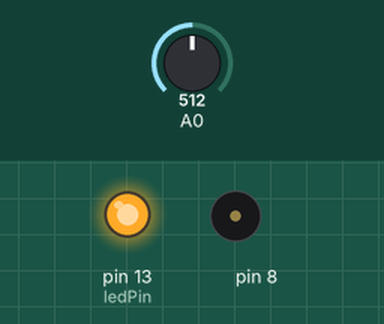
This sketch was run on a simulated Arduino Uno, built with avr-gcc and run on an emulated ATmega328P. On the bench: output pins drawn as LEDs (lit = HIGH), buzzer (waves = sounding). Inputs (shaded band) come from the test bench; at power-on: A0 = 512.

Above: at 0.1 s.
At 5.1 s:
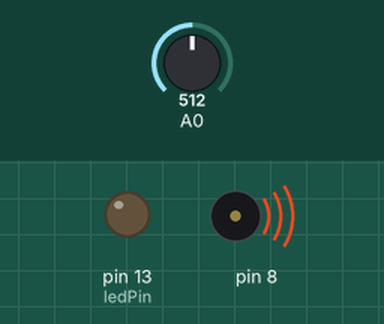
Timing chart, 0 to 6.6 s (numbered marks = the images above):
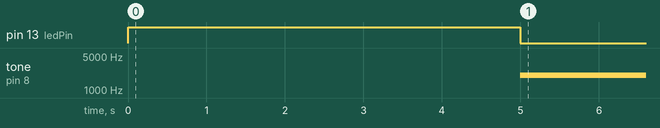

The sketch:

sensorLuzBuzzer.ino
```cpp
const int ledPin=13;
int sensorHigh=1023;
int sensorLow=0;
int sensorValue;
void setup() {
  // put your setup code here, to run once:
  pinMode(ledPin, OUTPUT);
  digitalWrite(ledPin,HIGH);

 while(millis()<5000){
  sensorValue=analogRead(A0);
  if(sensorValue>sensorHigh){
    sensorHigh=sensorValue;
  }
  if(sensorValue<sensorLow){
    sensorLow=sensorValue;
  }
 }
 digitalWrite(ledPin,LOW);
}

void loop() {
  // put your main code here, to run repeatedly:
  sensorValue=analogRead(A0);
  int pitch=map(sensorValue,sensorLow,sensorHigh,50,4000);
  tone(8,pitch,20);
  delay(10);
}
```

Measured:
- by itself, tone on pin 8: silent → 2026 Hz at 5.0 s
